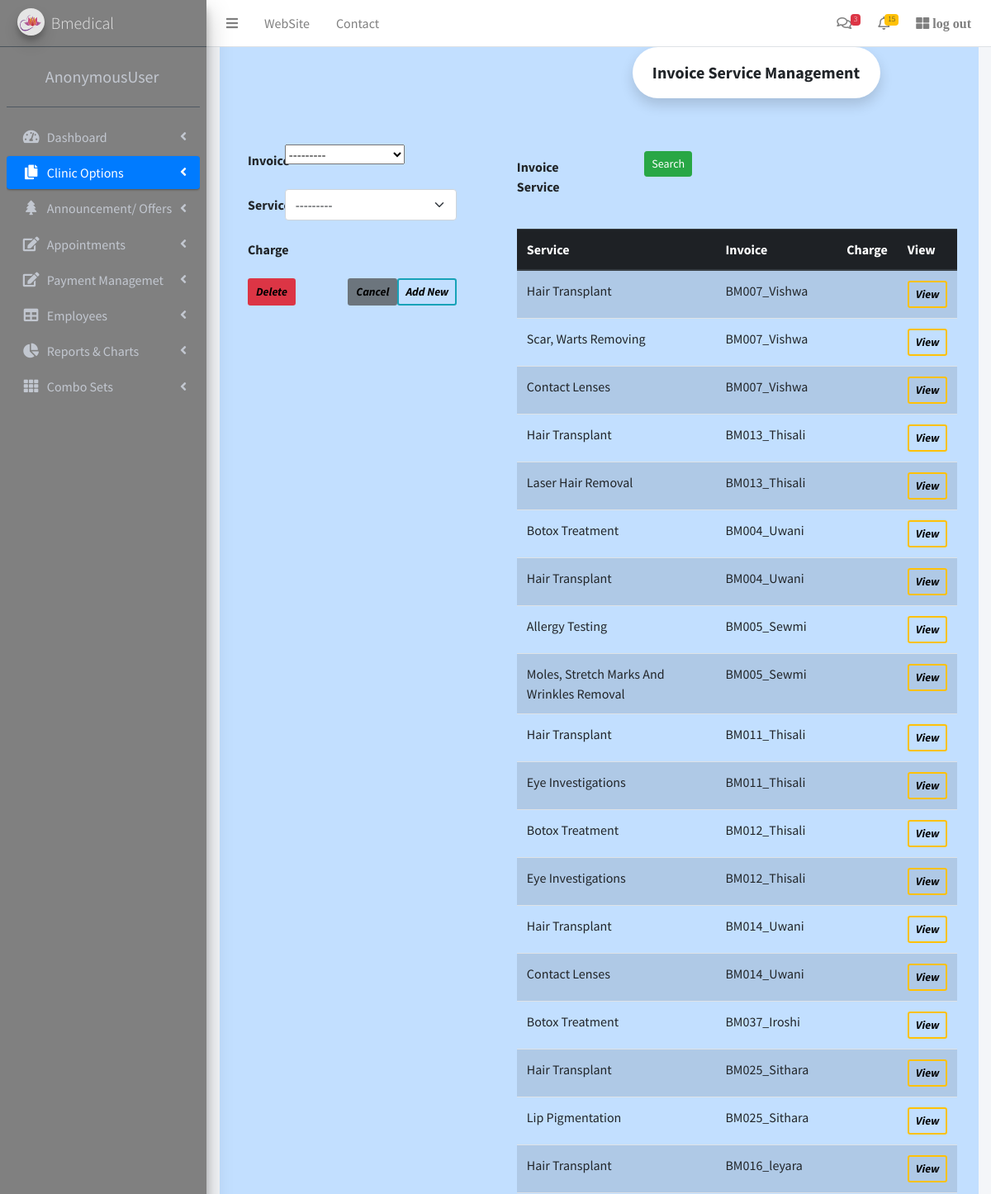
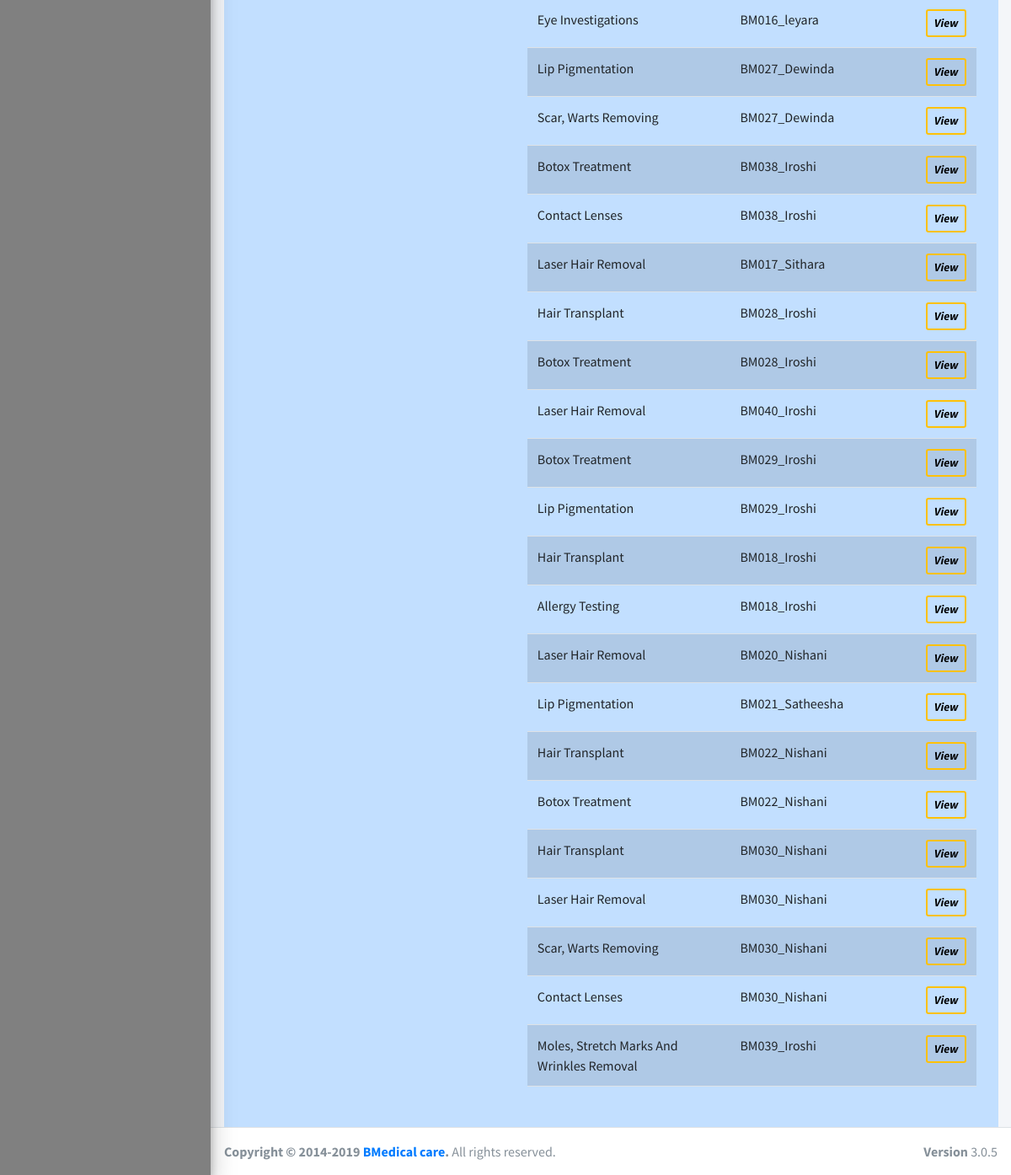
Page /appsample/invoiceservices/ on the committed database (2 pictures, top to bottom).
### appsample/models.py (models this page shows, shortened)
class InvoiceService(models.Model):
	invoice = models.ForeignKey(Invoice, on_delete=models.CASCADE)
	service = models.ForeignKey(Service, on_delete=models.CASCADE)
	multiple = models.PositiveIntegerField(default=1, blank=True)
	description = models.CharField(max_length = 400, null=True, blank=True)
	class Meta:
		db_table = 'appsample_invoiceservice'
		unique_together = ('invoice', 'service')

class Service(models.Model):
	name = models.CharField(max_length = 255)
	charge = models.DecimalField(max_digits=8, decimal_places=2, null=True, blank=True)
	def __str__ (self):
		return self.name

class Invoice(models.Model):
	appointment = models.OneToOneField(Appointment, primary_key=True, on_delete=models.CASCADE)
	reference_no = models.CharField(max_length = 20)
	appointment_fee = models.DecimalField(max_digits=8, decimal_places=2, null=True, blank=True)
	doctor_fee = models.DecimalField(max_digits=8, decimal_places=2, null=True, blank=True)
	discount = models.DecimalField(max_digits=8, decimal_places=2, null=True, blank=True)
	discounted_total = models.DecimalField(max_digits=8, decimal_places=2, null=True, blank=True)
	services = models.ManyToManyField(Service, through='InvoiceService')
	def __str__ (self):
		return self.reference_no + '_' + str(self.appointment.patient.first_name)

class Appointment(models.Model):
	patient = models.ForeignKey(Patient, on_delete=models.CASCADE)
	clinic = models.ForeignKey(Clinic, on_delete=models.CASCADE)
	doctor = models.ForeignKey(Employee, on_delete=models.CASCADE, null=True, related_name = 'appointment_as_doctor')
	clinic_date = models.ForeignKey(ClinicDate, on_delete=models.CASCADE)
	appo_no = models.CharField(max_length = 20, null=True)
	appoinment_status = models.ForeignKey(AppoinmentStatus, on_delete=models.CASCADE, default=1)
	symptoms = models.ManyToManyField(Symptom, blank=True)
	diagnosis = models.ForeignKey(Diagnosis, on_delete=models.CASCADE, null=True, blank=True)
	medicines = models.ManyToManyField(Medicine, blank=True)
	class Meta:
		permissions = [
			('view_doctor', 'Can view doctors appointments'),
		]

class Patient(models.Model):
	user = models.OneToOneField(User, on_delete = models.CASCADE, primary_key = True )
	first_name = models.CharField(max_length = 100, validators=[RegexValidator(regex='^\w+$', message='name cannot contain symbles')])
	second_name = models.CharField(max_length = 100, validators=[RegexValidator(regex='^\w+$', message='name cannot contain symbles')])
	nic = models.CharField(max_length = 12, null=True, blank=True)
	dob = models.DateField()
	gender = models.CharField(max_length = 10)
	age = models.IntegerField()
	address = models.TextField( validators=[RegexValidator(regex='^[#.0-9a-zA-Z\s,-]+$', message='Please enter correct address')] )
	email = models.TextField()
	mobile1 = models.CharField(max_length = 10,)
	allergies = models.ManyToManyField(Medicine, blank=True)
	loyalty = models.ForeignKey(Loyalty, on_delete=models.CASCADE, default=1, blank=True)

### appsample/views.py (the view)
# urls.py: re_path(r'^invoiceservices/(?P<pk>\d+)?$', views.invoiceservice, name = 'invoiceservices'),
def invoiceservice(request, pk=None):
	model = InvoiceService.objects.get(pk=pk) if pk else InvoiceService()
	data = InvoiceService.objects.all()
	filter = InvoiceServiceFilter(request.GET, queryset = data)
	data = filter.qs
	if request.POST.get('save'):
		form = InvoiceServiceForm(request.POST, instance=model)
		if form.is_valid():
			form.save()
			return redirect('/appsample/invoiceservices')
	else:
		form = InvoiceServiceForm(instance=model)
		if request.POST:
			model.delete()
			return redirect('/appsample/invoiceservices')
	context = {'form':form, 'data':data, 'filter':filter}
	return render(request, 'invoiceservice.html', context)

### appsample/forms.py
class InvoiceServiceForm(ModelForm):
	class Meta:
		model = InvoiceService
		exclude = ['appointment']
		widgets = {
			'service':Select(attrs = {'class':'form-select '}),
			'description':TextInput(attrs = {'class':'form-control', 'placeholder':'description'}),
			'multiple':NumberInput(attrs = {'class':'form-control ', 'placeholder':'multiple'}),
		}

### appsample/templates/invoiceservice.html (shortened to what this page needs)
{% extends 'main.html' %}
{% block content %}
<div style="background-color:#C2DFFF;" >
<div class="rounded-pill text-center fw-bold fs-5 shadow p-3 mb-4 bg-body rounded "
style = "background-color:yellow; width:300px; margin-left:500px;">
Invoice Service Management
</div>
<div class="row">
    <div class=" p-3 my-3  col-md-4"  >
		<form method = "POST"  style="margin-left:10px;" class="pl-3">
  				<div class="row mb-3">
    				<label  class="col-sm-2 col-form-label fw-bold">Invoice  </label>
   					<div class="col-sm-10">
     					 {{form.invoice}}
    				</div>
  				</div>
  				<div class="row mb-3">
    				<label  class="col-sm-2 col-form-label fw-bold"> Service </label>
   					<div class="col-sm-10">
     					 {{form.service}}
    				</div>
  				</div>
  				<div class="row mb-3">
    				<label  class="col-sm-2 col-form-label fw-bold">Charge </label>
   					<div class="col-sm-10">
    				</div>
  				</div>
			<input type="submit" value="Add New " name="save" style="color: black" class="btn btn-outline-info  border-2 fw-bold btn-sm fst-italic float-end">
			<input type="submit" value="Delete" style="color: black" class="btn btn-danger  border-2 fw-bold btn-sm fst-italic float-left">
			<input type="reset"  value="Cancel" style="color: black" class="btn btn-secondary  border-2 fw-bold btn-sm fst-italic float-end">
		</form>
    </div>
    <div class="p-3 my-3  col-md-8  " >
		<div class= "row ">
			<form method = "GET" class=" pl-5 row mt-2">
	  			<div class="col-md-4 ">
	  				<div class="row mb-3">
    					<label  class="col-sm-3 col-form-label fw-bold pr-2">Invoice Service</label>
   						<div class="col-sm-7 ">
    					</div>
  					</div>
	  			</div>
				<div class="col-md-1 ">
					<input type="submit" value="Search " class="btn btn-success btn-sm float-end ">
				</div>
		</form>
		</div>
		<div class= "row pt-3 pl-5 pr-4">
					<table class="table table-striped  table-hover caption-top ">
						<thead class="thead-dark table-active">
							<tr>
								<th scope="col">Service </th>
								<th scope="col">Invoice </th>
								<th scope="col">Charge</th>
								<th scope="col">View</th>
							</tr>
						</thead>
						<tbody>
							{% for d in data %}
							<tr>
								<td>{{d.service}}</td>
								<td>{{d.invoice}}</td>
								<td>{{d.charge}}</td>
								<td>
									<a class="btn btn-outline-warning btn-sm border-2 fst-italic fw-bold" href = "{{d.id}}" style="color: black;" >View</a>
							</tr>
							{% endfor %}
						</tbody>
					</table>
		</div>
    </div>
</div>
</div>
{% endblock %}

### rows in the picture
InvoiceService: service "Hair Transplant", invoice "BM007_Vishwa"
InvoiceService: service "Scar, Warts Removing", invoice "BM007_Vishwa"
InvoiceService: service "Contact Lenses", invoice "BM007_Vishwa"
InvoiceService: service "Hair Transplant", invoice "BM013_Thisali"
InvoiceService: service "Laser Hair Removal", invoice "BM013_Thisali"
InvoiceService: service "Botox Treatment", invoice "BM004_Uwani"
InvoiceService: service "Hair Transplant", invoice "BM004_Uwani"
InvoiceService: service "Allergy Testing", invoice "BM005_Sewmi"
InvoiceService: service "Moles, Stretch Marks And Wrinkles Removal", invoice "BM005_Sewmi"
InvoiceService: service "Hair Transplant", invoice "BM011_Thisali"
InvoiceService: service "Eye Investigations", invoice "BM011_Thisali"
InvoiceService: service "Botox Treatment", invoice "BM012_Thisali"
InvoiceService: service "Eye Investigations", invoice "BM012_Thisali"
InvoiceService: service "Hair Transplant", invoice "BM014_Uwani"
InvoiceService: service "Contact Lenses", invoice "BM014_Uwani"
InvoiceService: service "Botox Treatment", invoice "BM037_Iroshi"
InvoiceService: service "Hair Transplant", invoice "BM025_Sithara"
InvoiceService: service "Lip Pigmentation", invoice "BM025_Sithara"
InvoiceService: service "Hair Transplant", invoice "BM016_leyara"
InvoiceService: service "Eye Investigations", invoice "BM016_leyara"
InvoiceService: service "Lip Pigmentation", invoice "BM027_Dewinda"
InvoiceService: service "Scar, Warts Removing", invoice "BM027_Dewinda"
InvoiceService: service "Botox Treatment", invoice "BM038_Iroshi"
InvoiceService: service "Contact Lenses", invoice "BM038_Iroshi"
InvoiceService: service "Laser Hair Removal", invoice "BM017_Sithara"
InvoiceService: service "Hair Transplant", invoice "BM028_Iroshi"
InvoiceService: service "Botox Treatment", invoice "BM028_Iroshi"
InvoiceService: service "Laser Hair Removal", invoice "BM040_Iroshi"
InvoiceService: service "Botox Treatment", invoice "BM029_Iroshi"
InvoiceService: service "Lip Pigmentation", invoice "BM029_Iroshi"
InvoiceService: service "Hair Transplant", invoice "BM018_Iroshi"
InvoiceService: service "Allergy Testing", invoice "BM018_Iroshi"
InvoiceService: service "Laser Hair Removal", invoice "BM020_Nishani"
InvoiceService: service "Lip Pigmentation", invoice "BM021_Satheesha"
InvoiceService: service "Hair Transplant", invoice "BM022_Nishani"
InvoiceService: service "Botox Treatment", invoice "BM022_Nishani"
InvoiceService: service "Hair Transplant", invoice "BM030_Nishani"
InvoiceService: service "Laser Hair Removal", invoice "BM030_Nishani"
InvoiceService: service "Scar, Warts Removing", invoice "BM030_Nishani"
InvoiceService: service "Contact Lenses", invoice "BM030_Nishani"
InvoiceService: service "Moles, Stretch Marks And Wrinkles Removal", invoice "BM039_Iroshi"

### other values in the picture
{{ request.user }} "AnonymousUser"
